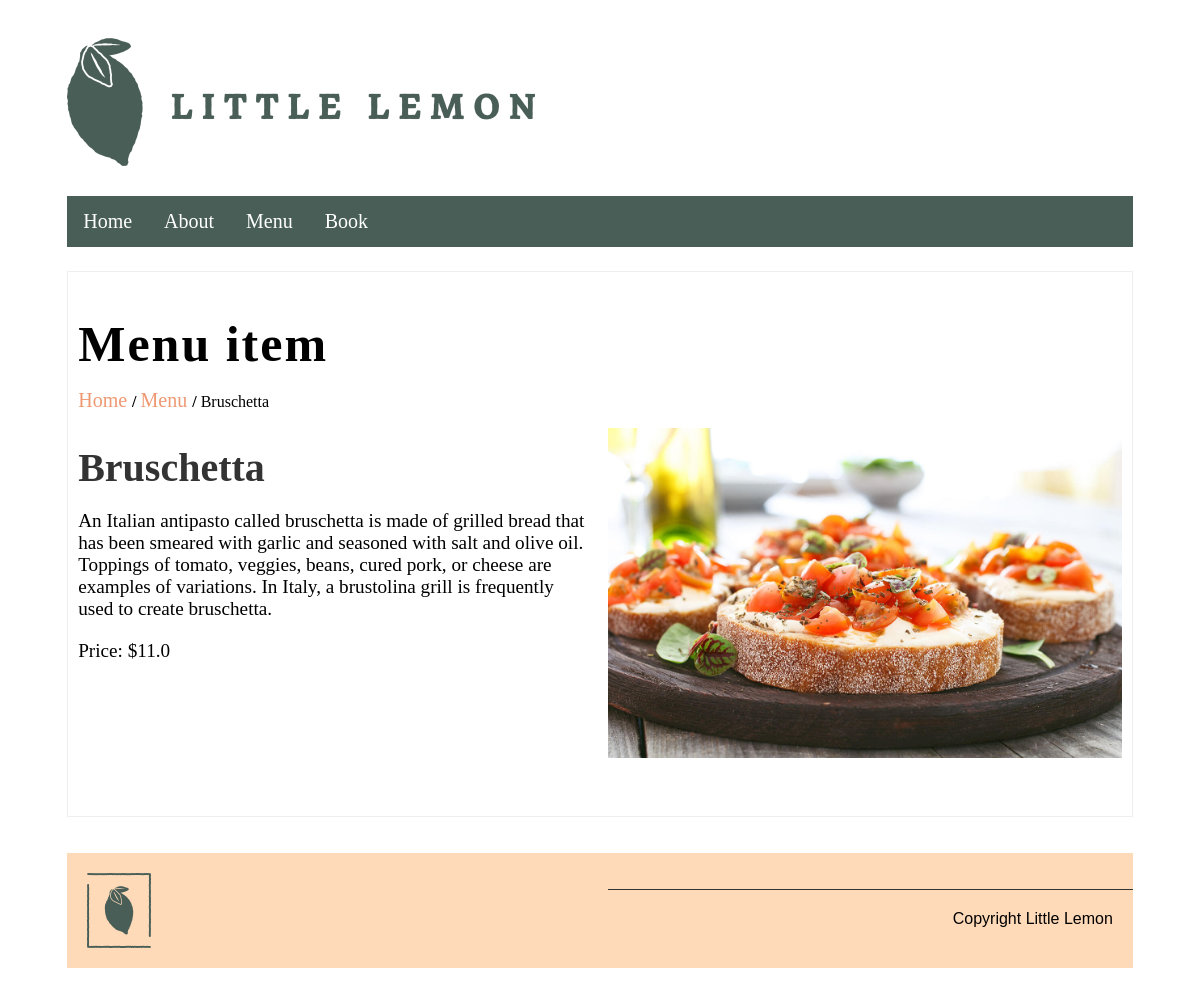
/menu_item/1, run on the app's committed database.
### restaurant/models.py (models this page shows, shortened)
class Menu(models.Model):
    name = models.CharField(max_length = 50)
    price = models.FloatField();
    description = models.TextField();
    image = models.ImageField();

### restaurant/views.py (the view)
# urls.py: path('menu_item/<int:id>', views.MenuItemView.as_view()),
class MenuItemView(ListView):
    def get(self, request, id):
        modelData = Menu.objects.get(id = id)
        context = {
            'title': 'Little Lemon',
            'modelData': modelData,
        }
        return render(request, 'menuItem.html', context)

### restaurant/templates/menuItem.html (shortened to what this page needs)
<div>
    {% include "header.html" %}
</div>
<div class = 'menu_item'>
    <h1> Menu item</h1>
    <p class = "navigator">
        <a href="/"> Home </a>
            <strong>/</strong>
        <a href="/menu"> Menu </a>
            <strong>/</strong>
        {{modelData.name}}
    </p>
    <div class = 'row'>
        <div class = 'column'>
            <h2> {{modelData.name}} </h2>
            <p> {{modelData.description}} </p>
            <p> Price: ${{modelData.price}} </p>
        </div>
        <div class = 'column'>
            <img src="{{ modelData.image.url }}">
        </div>
    </div>
</div>
<div>
    {% include "footer.html" %}
</div>

### restaurant/templates/header.html (shortened to what this page needs)
{% load static %}
<div class = "header">
    <img src = "{% static 'littlelemon_header_img.png' %}" alt = "little lemon image">
    <ul class = "nav_ul">
        <li class = "list"><a href="/"> Home </a></li>
        <li class = "list"><a href="/about"> About </a></li>
        <li class = "list"><a href="/menu"> Menu </a></li>
        <li class = "list"><a href="/book"> Book </a></li>
    </ul>
</div>

### restaurant/templates/footer.html (shortened to what this page needs)
{% load static %}
<div class = "footer">
    <article>
        <img src = "{% static 'logo_footer.png' %}" alt = "little lemon image">
    </article>
    <article>
        <p>
            Copyright Little Lemon
        </p>
    </article>
</div>

### restaurant/templates/header.html (style rules this page uses)
.header { margin: 0 5%; }
.header img { padding: 30px 0; }
.header ul { list-style-type: none; margin: 0; padding: 0; overflow: hidden; background-color: #495e57; }
.header li { font-size: 20px; float: left; }
.header li a { display: block; color: white; text-align: center; padding: 14px 16px; text-decoration: none; }

### restaurant/templates/footer.html (style rules this page uses)
.footer { font-family: 'Karla', sans-serif; margin: 3% 5%; display: flex; padding: 20px 0; background: peachpuff; gap: 2rem 1rem; }
article { flex: 1; }
.footer img { padding: 0 20px; float: left; }
.footer p { border-top: #333333; border-top-width: medium; border-top-style: none; border-style: solid; border-right-style: solid; border-bottom-style: solid; border-left-style: solid; border-width: 0.1rem; border-right-width: 0.1rem; border-bottom-width: 0.1rem; border-left-width: 0.1rem; border-bottom: none; border-left: none; border-right: none; text-align: right; padding: 20px 20px 0 0; }

### restaurant/templates/menuItem.html (style rules this page uses)
.menu_item { margin: 2% 5%; border: 1px solid #EDEFEE; padding: 10px; }
.menu_item h1 { font-size: 50px; letter-spacing: 2px; margin-bottom: 0px; }
.menu_item .navigator a { color: #EE9972; text-decoration: none; font-size: 20px; }
.menu_item .row { display: flex; flex-direction: row; width: 100%; padding-bottom: 1rem; gap: 2rem 1rem; }
.menu_item .column { flex-basis: 50%; margin-bottom: 1rem; padding-bottom: 1rem; }
.menu_item .column h2 { font-size: 2.5rem; color: #333333; margin: 1rem 0; }
.menu_item .column p { font-size: 1.2rem; }
.menu_item .column img { max-width: 100%; }

### data on the page
Menu: name "Bruschetta", description "An Italian antipasto called bruschetta is made of grilled bread that has been smeared with garlic and seasoned with salt and olive oil. Toppings of tomato, veggies, beans, cured pork, or cheese are examples of variations. In Italy, a brustolina grill is frequently used to create bruschetta.", price "11.0", image (picture)
